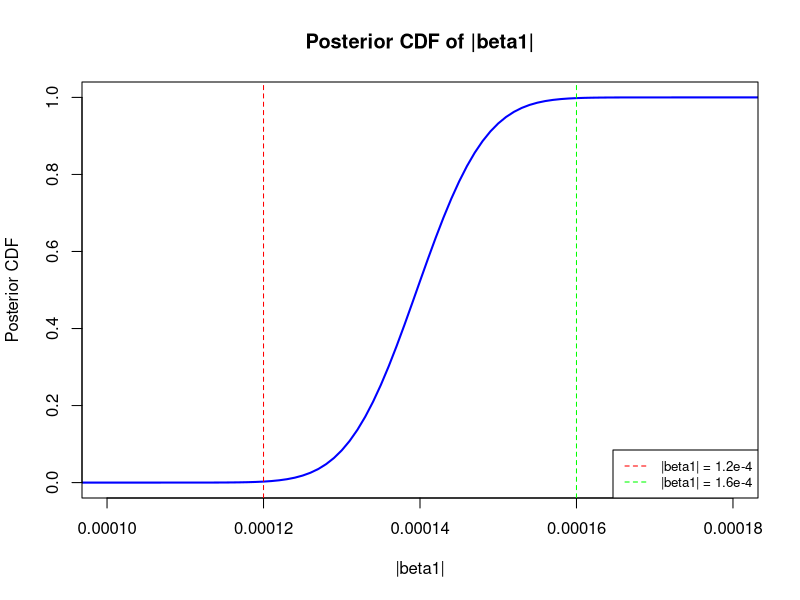

This chart was generated by the following R code:
#Page 734

sx <- 1036.9
sigma_hat <- 7.181e-3
beta1_hat <- 1.396e-4
n <- 173
df <- n - 2

T171 <- function(x) pt(x, df)

posterior_cdf <- function(c) {
  T171(sx / sigma_hat * (c - beta1_hat)) - T171(sx / sigma_hat * (-c - beta1_hat))
}

c_values <- seq(0, 2e-4, by = 1e-6)
cdf_values <- sapply(c_values, posterior_cdf)

plot(c_values, cdf_values, type = "l", col = "blue", lwd = 2, xlim = c(0.00010,0.00018),
     xlab = "|beta1|", ylab = "Posterior CDF", main = "Posterior CDF of |beta1|")
abline(v = 1.2e-4, col = "red", lty = 2)
abline(v = 1.6e-4, col = "green", lty = 2)

legend("bottomright", legend = c("|beta1| = 1.2e-4", "|beta1| = 1.6e-4"),
       col = c("red", "green"), lty = 2, cex = 0.8)
